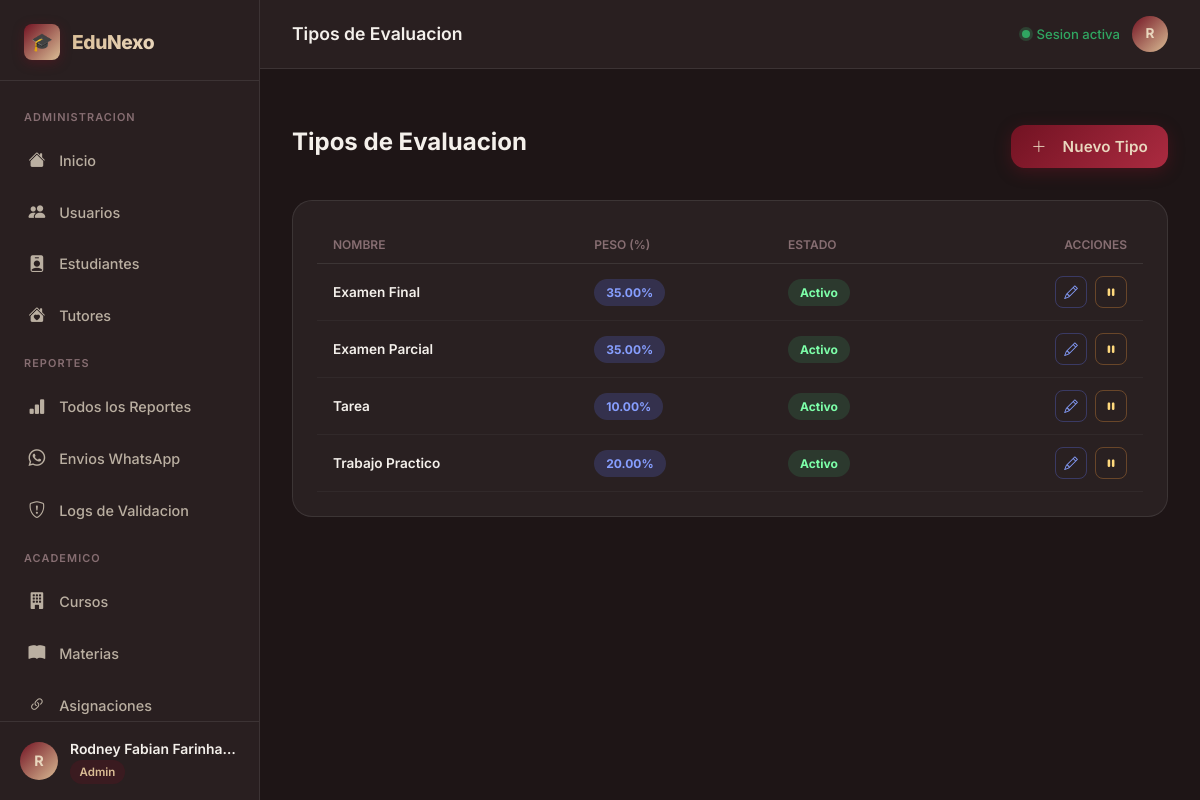
The page /admin/tipos_evaluacion (signed in) on the database its author committed.
### tables this page shows
CREATE TABLE IF NOT EXISTS `tipo_evaluacion` (
  `id` int NOT NULL AUTO_INCREMENT,
  `nombre` varchar(80) NOT NULL,
  `peso_porcentaje` decimal(5,2) DEFAULT NULL,
  `activo` tinyint(1) NOT NULL DEFAULT '1',
  PRIMARY KEY (`id`),
  UNIQUE KEY `uq_tipo_evaluacion_nombre` (`nombre`)
);

### app/controllers/AdminTipoEvaluacionController.php (called while the page is built, shortened)
<?php
class AdminTipoEvaluacionController {
    public function index() {
        $db = Database::getConnection();
        $stmt = $db->query("SELECT * FROM tipo_evaluacion ORDER BY nombre");
        $tipos = $stmt->fetchAll();
        require __DIR__ . '/../views/admin/tipos_evaluacion.php';
    }
}

### app/views/admin/tipos_evaluacion.php (the view, shortened to what this page needs)
<?php
require __DIR__ . '/../layouts/admin_header.php';
?>
<div style="margin-bottom: 2rem; display: flex; justify-content: space-between; align-items: center; padding-top: 1rem;">
    <h2 style="font-size: 1.5rem; font-weight: 700; margin: 0;">Tipos de Evaluacion</h2>
    <button class="btn-primary" style="width: auto; padding: 0.75rem 1.25rem;" onclick="openModal(); resetForm()">
        <i class="bi bi-plus-lg" style="margin-right: 0.5rem;"></i> Nuevo Tipo
    </button>
</div>
<div class="data-card">
    <div style="overflow-x:auto;">
        <table class="tbl">
            <thead>
                <tr>
                    <th>Nombre</th>
                    <th>Peso (%)</th>
                    <th>Estado</th>
                    <th style="text-align: right;">Acciones</th>
                </tr>
            </thead>
            <tbody>
                <?php if (empty($tipos)): ?>
                    <tr class="empty-row"><td colspan="4">No hay tipos de evaluacion.</td></tr>
                <?php else: ?>
                    <?php foreach ($tipos as $tipo): ?>
                        <tr>
                            <td style="font-weight: 600; color: var(--text-primary);"><?= htmlspecialchars($tipo['nombre']) ?></td>
                            <td>
                                <span class="chip chip-docente"><?= htmlspecialchars($tipo['peso_porcentaje']) ?>%</span>
                            </td>
                            <td>
                                <?php if ($tipo['activo']): ?>
                                    <span class="chip chip-logrado">Activo</span>
                                <?php else: ?>
                                    <span class="chip chip-no-log">Inactivo</span>
                                <?php endif; ?>
                            </td>
                            <td style="text-align: right;">
                                <div style="display: flex; justify-content: flex-end; gap: 0.5rem;">
                                    <button class="btn-secondary btn-sm btn-icon" style="color: #879fff; border-color: rgba(99,120,255,0.3);"
                                            onclick="editTipo(<?= $tipo['id'] ?>, '<?= htmlspecialchars(addslashes($tipo['nombre'])) ?>', <?= $tipo['peso_porcentaje'] ?>)">
                                        <i class="bi bi-pencil"></i>
                                    </button>
                                    <form method="POST" action="/edunexo/admin/tipos_evaluacion/toggle" style="margin: 0;">
                                        <?php if ($tipo['activo']): ?>
                                            <button type="submit" class="btn-secondary btn-sm btn-icon" style="color: #ffd97d; border-color: rgba(255,160,60,0.3);" title="Desactivar">
                                                <i class="bi bi-pause-fill"></i>
                                            </button>
                                        <?php else: ?>
                                            <button type="submit" class="btn-secondary btn-sm btn-icon" style="color: #7dffa9; border-color: rgba(60,200,120,0.3);" title="Activar">
                                                <i class="bi bi-play-fill"></i>
                                            </button>
                                        <?php endif; ?>
                                    </form>
                                </div>
                            </td>
                        </tr>
                    <?php endforeach; ?>
                <?php endif; ?>
            </tbody>
        </table>
    </div>
</div>
<?php require __DIR__ . '/../layouts/admin_footer.php'; ?>

### public/css/style.css (style rules this page uses)
:root { --primary: hsl(350, 72%, 26%); --primary-light: hsl(350, 60%, 42%); --primary-dark: hsl(350, 72%, 16%); --accent: hsl(35, 48%, 72%); --accent-light: hsl(35, 50%, 83%); --bg-deep: hsl(350, 18%, 10%); --bg-dark: hsl(350, 14%, 14%); --bg-card: rgba(255, 255, 255, 0.05); --bg-card-hover: rgba(255, 255, 255, 0.08); --bg-input: rgba(255, 255, 255, 0.07); --bg-input-focus: rgba(255, 255, 255, 0.11); --text-primary: hsl(35, 30%, 94%); --text-secondary: hsl(35, 15%, 68%); --text-muted: hsl(350, 10%, 48%); --border: rgba(255, 255, 255, 0.09); --border-focus: hsla(350, 60%, 42%, 0.7); --success: hsl(145, 55%, 42%); --success-bg: hsla(145, 55%, 42%, 0.12); --error: hsl(0, 65%, 55%); --error-bg: hsla(0, 65%, 55%, 0.12); --warning: hsl(38, 80%, 52%); --shadow-sm: 0 2px 8px rgba(0, 0, 0, 0.35); --shadow-md: 0 8px 32px rgba(0, 0, 0, 0.40); --shadow-lg: 0 20px 60px rgba(0, 0, 0, 0.50); --shadow-glow: 0 0 40px hsla(350, 72%, 26%, 0.22); --radius-sm: 8px; --radius-md: 14px; --radius-lg: 20px; --radius-xl: 28px; --transition: all 0.25s cubic-bezier(0.4, 0, 0.2, 1); --font: 'Inter', system-ui, -apple-system, sans-serif; }
*, *::before, *::after { box-sizing: border-box; margin: 0; padding: 0; }
html { scroll-behavior: smooth; }
body { font-family: var(--font); background: var(--bg-deep); color: var(--text-primary); min-height: 100vh; line-height: 1.6; -webkit-font-smoothing: antialiased; }
.btn-primary { display: flex; align-items: center; justify-content: center; gap: 0.5rem; width: 100%; padding: 0.85rem 1.5rem; background: linear-gradient(135deg, var(--primary), var(--primary-light)); border: none; border-radius: var(--radius-md); color: var(--accent-light); font-weight: 600; font-size: 0.95rem; font-family: var(--font); cursor: pointer; transition: var(--transition); margin-top: 0.5rem; letter-spacing: 0.01em; box-shadow: 0 4px 16px hsla(350, 72%, 26%, 0.40); position: relative; overflow: hidden; }
.btn-primary::before { content: ''; position: absolute; top: 0; left: -100%; width: 100%; height: 100%; background: linear-gradient(90deg, transparent, rgba(255,255,255,.1), transparent); transition: left 0.5s; }
.data-card { background: var(--bg-card); border: 1px solid var(--border); border-radius: var(--radius-lg); padding: 1.5rem; margin-bottom: 1.5rem; }
.tbl { width: 100%; border-collapse: collapse; font-size: .85rem; }
.tbl th { color: var(--text-muted); font-weight: 600; padding: .6rem 1rem; text-align: left; border-bottom: 1px solid var(--border); font-size: .75rem; text-transform: uppercase; }
.tbl td { padding: .75rem 1rem; border-bottom: 1px solid rgba(255,255,255,.04); color: var(--text-secondary); vertical-align: middle; }
.chip { padding: .25rem .75rem; border-radius: 999px; font-size: .75rem; font-weight: 700; display: inline-block; }
.chip-docente { background: rgba(99,120,255,.2); color: #879fff; }
.chip-logrado { background: rgba(60,200,120,.15); color: #7dffa9; }
.btn-secondary { background: transparent; border: 1px solid var(--border); color: var(--text-primary); padding: 0.75rem 1.25rem; border-radius: var(--radius-md); font-weight: 600; font-size: 0.95rem; cursor: pointer; transition: var(--transition); }
.btn-sm { padding: 0.4rem 0.8rem; font-size: 0.85rem; display: inline-flex; align-items: center; justify-content: center; border-radius: var(--radius-sm); gap: 0.4rem; }
.btn-icon { width: 32px; height: 32px; padding: 0; }

### rows shown on the page
tipo_evaluacion: nombre "Examen Final", peso_porcentaje "35.00", activo "Activo"
tipo_evaluacion: nombre "Examen Parcial", peso_porcentaje "35.00", activo "Activo"
tipo_evaluacion: nombre "Tarea", peso_porcentaje "10.00", activo "Activo"
tipo_evaluacion: nombre "Trabajo Practico", peso_porcentaje "20.00", activo "Activo"

### other values the page prints
$inicial "R"
$nombre "Rodney Fabian Farinha…"
$pageTitle "Tipos de Evaluacion"
